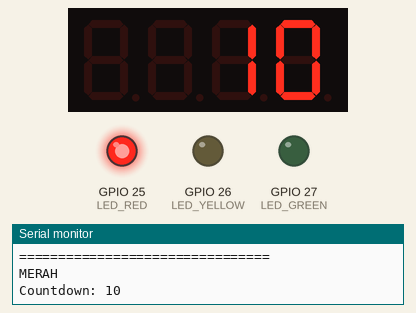
Recording of a sketch running on a simulated ESP32. Parts: 4-digit seven-segment display, output pins drawn as LEDs (lit = HIGH), the last lines printed to the serial monitor.

Above: at 0.1 s.
At 4.2 s:
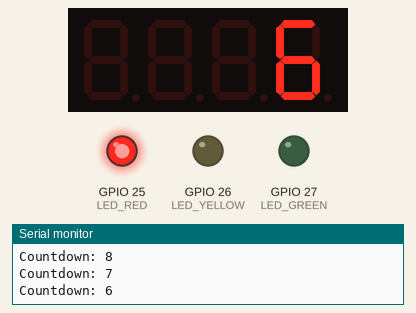
At 8.3 s:
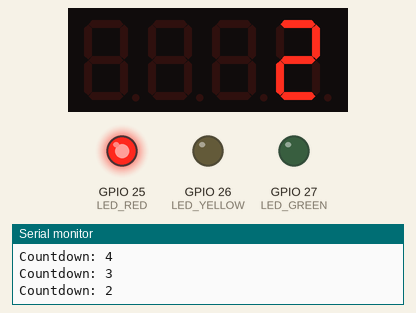
At 17.5 s:
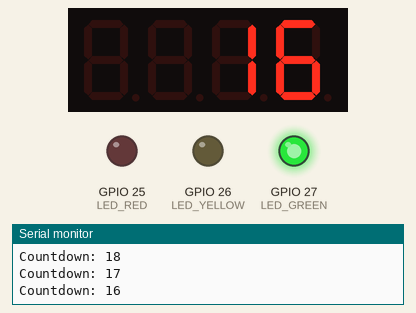
At 26.6 s:
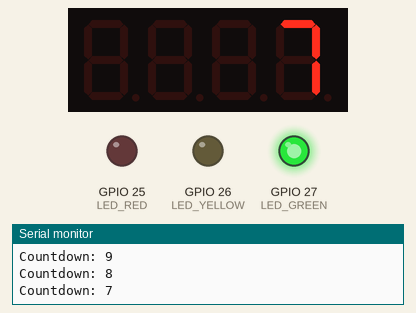
At 35.8 s:
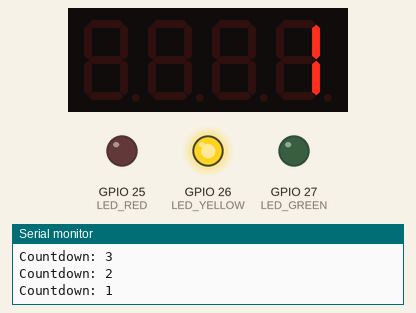
Timing chart, 0 to 38.3 s (numbered marks = the images above):
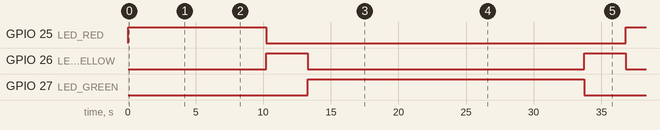

Measured:
- by itself, GPIO 25 (LED_RED): LOW → HIGH at 0.02 s, → LOW 10.2 s later, → HIGH 26.6 s later
- by itself, GPIO 26 (LED_YELLOW): alternates HIGH for 3.1 s and LOW for 20.4 s
- by itself, GPIO 27 (LED_GREEN): LOW → HIGH at 13.3 s, → LOW 20.4 s later
- what the display in image 2 shows lasts 1.0 s, from 8.2 s to 9.2 s

The sketch:

test_traffic_light_dan_TM1632_display.ino
```cpp
/*
========================================
=== TRAFFIC LIGHT + TM1637 COUNTDOWN ===
========================================

Durasi:
- Merah  = 10 detik
- Kuning =  3 detik
- Hija = 20 detik
- Kuning =  3 detik

TM1637:
- Menampilkan countdown sesuai warna
*/

#include <TM1637Display.h>   // Install di Library Manager


// ========================================
// PIN TRAFFIC LIGHT
// ========================================

const int LED_RED    = 25;
const int LED_YELLOW = 26;
const int LED_GREEN  = 27;


// ========================================
// PIN TM1637
// ========================================

const int TM1637_CLK = 22;
const int TM1637_DIO = 23;


// ========================================
// DURASI
// ========================================

const int RED_TIME    = 10;
const int YELLOW_TIME = 3;
const int GREEN_TIME  = 20;


// ========================================
// TM1637
// ========================================

TM1637Display display(TM1637_CLK, TM1637_DIO);


// ========================================
// FUNGSI LAMPU
// ========================================

void setTrafficLight(
  bool redOn,
  bool yellowOn,
  bool greenOn
) {
  digitalWrite(LED_RED, redOn ? HIGH : LOW);
  digitalWrite(LED_YELLOW, yellowOn ? HIGH : LOW);
  digitalWrite(LED_GREEN, greenOn ? HIGH : LOW);
}


// ========================================
// FUNGSI COUNTDOWN
// ========================================

void countdown(int duration) {

  for (int remaining = duration; remaining > 0; remaining--) {

    display.showNumberDec(remaining, false);

    Serial.print("Countdown: ");
    Serial.println(remaining);

    delay(1000);
  }
}


// ========================================
// SETUP
// ========================================

void setup() {

  Serial.begin(115200);

  // LED traffic light
  pinMode(LED_RED, OUTPUT);
  pinMode(LED_YELLOW, OUTPUT);
  pinMode(LED_GREEN, OUTPUT);

  // Pastikan semua LED mati
  setTrafficLight(false, false, false);

  // TM1637
  display.setBrightness(7);
  display.clear();

  Serial.println("================================");
  Serial.println("TRAFFIC LIGHT + TM1637");
  Serial.println("================================");
}


// ========================================
// LOOP
// ========================================

void loop() {

  // ======================================
  // MERAH - 10 DETIK
  // ======================================

  Serial.println("MERAH");

  setTrafficLight(true, false, false);

  countdown(RED_TIME);


  // ======================================
  // KUNING - 3 DETIK
  // ======================================

  Serial.println("KUNING");

  setTrafficLight(false, true, false);

  countdown(YELLOW_TIME);


  // ======================================
  // HIJAU - 20 DETIK
  // ======================================

  Serial.println("HIJAU");

  setTrafficLight(false, false, true);

  countdown(GREEN_TIME);


  // ======================================
  // KUNING - 3 DETIK
  // ======================================

  Serial.println("KUNING");

  setTrafficLight(false, true, false);

  countdown(YELLOW_TIME);


  // Bersihkan display sebelum diulang
  display.clear();
}
```
